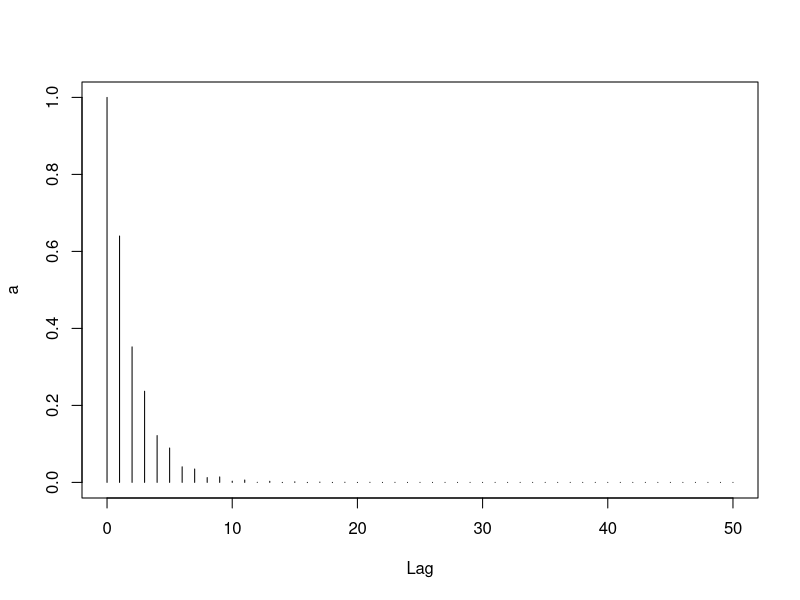
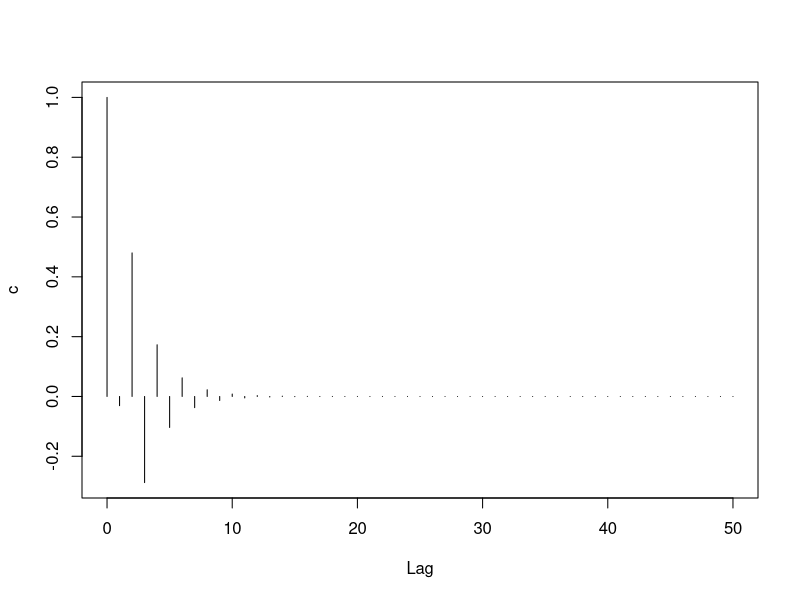
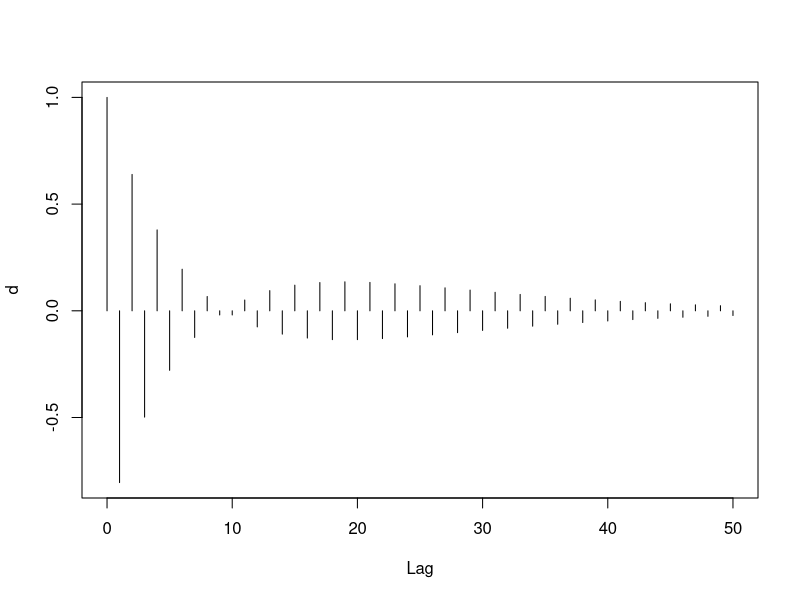
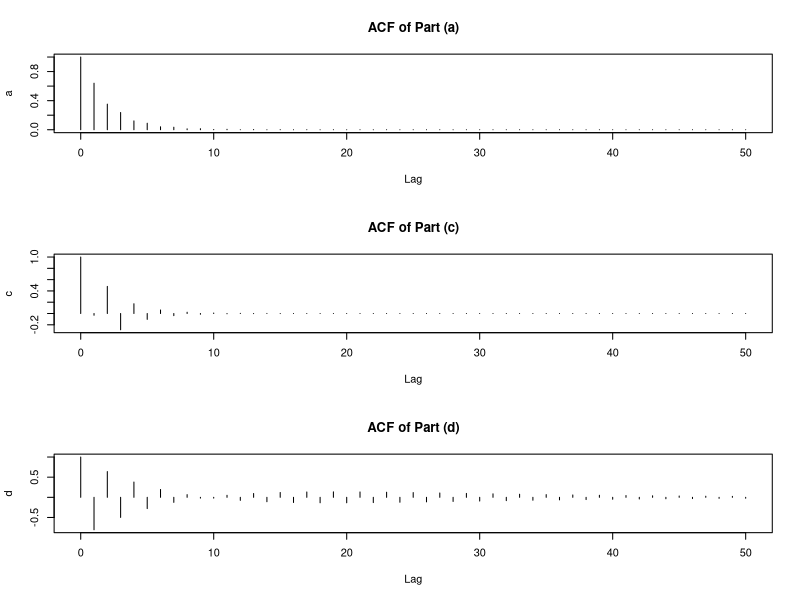

Here is the R script that generated these plots, in order:
#hw 5

#acf for a

a <- ARMAacf(ar=c(-0.2, 0.48), ma = 1, lag.max=50)
plot(0:50,a,type='h',xlab='Lag')

#acf for c

c <- ARMAacf(ar=c(-0.6), ma=c(1, 1.2),lag.max=50)
plot(0:50,c,type='h',xlab='Lag')

#acf for d

d <- ARMAacf(ar=c(-1.8, -0.81), ma=c(1),lag.max=50)
plot(0:50,d,type='h',xlab='Lag')

#plot them all
par(mfrow = c(3,1))
plot(0:50,a,type='h',xlab='Lag', main = "ACF of Part (a)")
plot(0:50,c,type='h',xlab='Lag', main = "ACF of Part (c)")
plot(0:50,d,type='h',xlab='Lag', main = "ACF of Part (d)")

dev.off()

#checking 1----
#a
p <- c(1, 0.2, -.48)
polyroot(p)

#b
p <- c(1, 1.9, .88)
polyroot(p)

p <- c(1, .2, .7)
polyroot(p)

#c
p <- c(1, .6)
polyroot(p)

p <- c(1, 1.2)
polyroot(p)

#d
p <- c(1, 1.8, .81)
polyroot(p)

#e
p <- c(1, 1.6)
polyroot(p)

p <- c(1, -.4, .04)
polyroot(p)




